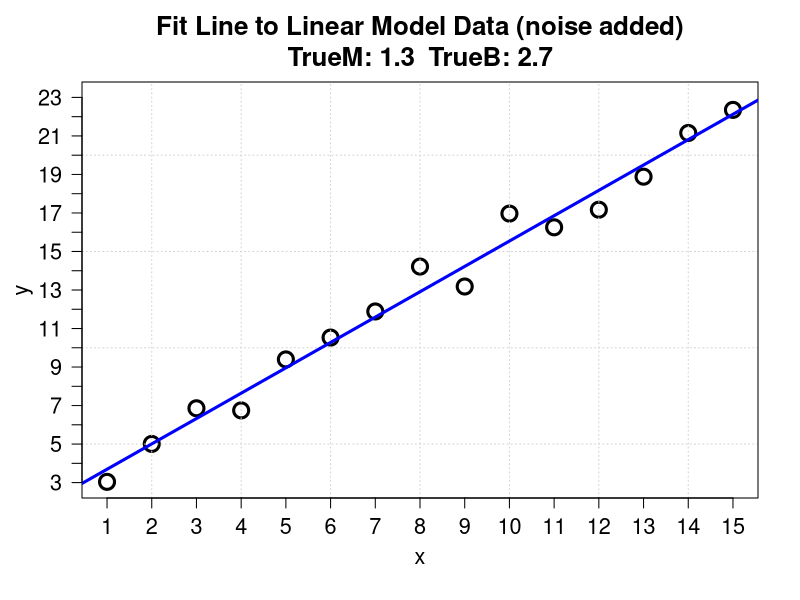

This chart was generated by the following R code: (Note: this script raises an error after producing the figure.)
##############################################################
### Copyright (c) Richard Creamer 2019 - All Rights Reserved
### Inquiries: email 2to32minus1@gmail.com
##############################################################

### Globals
fontScale = 1.2    # Global font size variable
lf        = 1.2    # Enlarge font of plot labels
verbose   = FALSE  # Verbose printing
lw        = 2      # Line width
xMargin   = 1      # X-axis margin for plots
yMargin   = 1      # Y-axis margin for plots
de        = 0.01   # Small constant for estimating derivatives numerically
smlPts    = 1      # Small  data point/circle
medPts    = 1.5    # Medium data point/circle
lrgPts    = 2.0    # Large  data point/circle

### Run this function to generate this plot
runFunc = function() {
	dw = 1000
	dh = 750	
	path = "D:/Code/R/LeastSquaresPlay/PlotsAndAssocCode/Plot36/"
	savePngVerbose( paste(path, "Plot36.png", sep=""), plot15PointLineBruteForceFit, w=dw, h=dw, un="px" )
}

### Main purpose of this function is to write a CSV file with grid of SSD fit error vs. m and b
plot15PointLineBruteForceFit = function() {
	csvPath = "D:/Code/R/LeastSquaresPlay/BruteForceLineErrorGrid.csv"
	set.seed( 3 )	
	trueM = 1.3 # slope
	trueB = 2.7 # y-intercept
	coeff = c( trueB, trueM )
	nPts = 15
	sigma = 1.0
	x = 1:nPts
	y = evalPoly( x, coeff ) + rnorm( length(x), sd=sigma )	
	xLimits = axisLimits( x )
	yLimits = axisLimits( y )	
	lmFit = lm( y ~ x )
	fitB = lmFit$coefficients[1]
	fitM = lmFit$coefficients[2]
	fitMeanSsdErr = (1/nPts) * sum( (fitM*x + fitB - y)^2 )
	plot( x, y, axes = FALSE, xlim = xLimits, ylim = yLimits,
		  cex.main = 1.3*fontScale, cex=lrgPts, lwd=lw+1,
		  xlab="", ylab="",
		  main=sprintf( "Fit Line to Linear Model Data (noise added)\nTrueM: %.1f  TrueB: %.1f", trueM, trueB ) )
	addAxisLabels()	
	grid()
	box()
	abline( lmFit, lwd=lw+1, col="blue" )
	axis( side = 1, at = xLimits[1]:xLimits[2], cex.axis=1.3 )
	axis( side = 2, at = yLimits[1]:yLimits[2], las=2, cex.axis=1.3 )	
	
	# Write data to csv file w/grid of SSD error values
	nc = 9
	nr = 9
	mVals = seq( trueM - 2, trueM + 2, length=nr )
	bVals = seq( trueB - 2, trueB + 2, length=nc )
	errVals = matrix( nrow=nr+1, ncol=nc+1, data=0 )
	for ( row in 2:(nr+1) ) {
		m = mVals[row-1]
		for ( col in 2:(nc+1) ) {
			b = bVals[col-1]
			errVals[row, col] = (1/nPts)*sum( (m*x + b - y)^2 )
		}
	}
	errVals[1,2:(nc+1)] = bVals
	errVals[2:(nr+1),1] = mVals
	write.table( errVals, file=csvPath, col.names=FALSE, row.names=FALSE, sep="," )
}

### Compute f(x) for a polynomial and a vector of x-coordinates
evalPoly = function( x, coeff ) {
	if ( length( coeff ) < 1 ) return( c(0) )  	
	termSum = 0
	for ( i in 1:length(coeff) ) {
		termSum = termSum + coeff[i] * x^(i-1)
	}
	return( termSum )
}

### Convience method to add x/y axis labels
addAxisLabels = function( xLabel="x", yLabel="y", cexVal=1.3 ) {
	mtext( text=xLabel, side=1, line=2.5, cex=cexVal )
	mtext( text=yLabel, side=2, line=2.5, cex=cexVal )
}

### Compute plot axis limits to fit range of data
axisLimits = function( v, margin=0 ) {
	lowerLimit = floor( min(v) ) - margin
	upperLimit = ceiling( max(v) ) + margin
	c( lowerLimit, upperLimit )
}

### Save to PNG file, specify width and height
savePngVerbose = function( path, plotFunc, w=512, h=512, un="px", doCopyright=TRUE, ... ) {
	png( filename = path, type="cairo", units=un, width=w, height=h, pointsize=12, res=96 )
	plotFunc( ... )
	if ( doCopyright )
		addCopyright()
	dev.off()
}

### Add copyright notice to plot via text()
addCopyright = function() {
	mtext( "Copyright \uA9 2019 Richard Creamer - All Rights Reserved", side=4, line=0, adj=0, cex=1.1 )
	mtext( "Email: 2to32minus1@gmail.com", side=4, line=1, adj=0, cex=1.1 )
}

runFunc()
